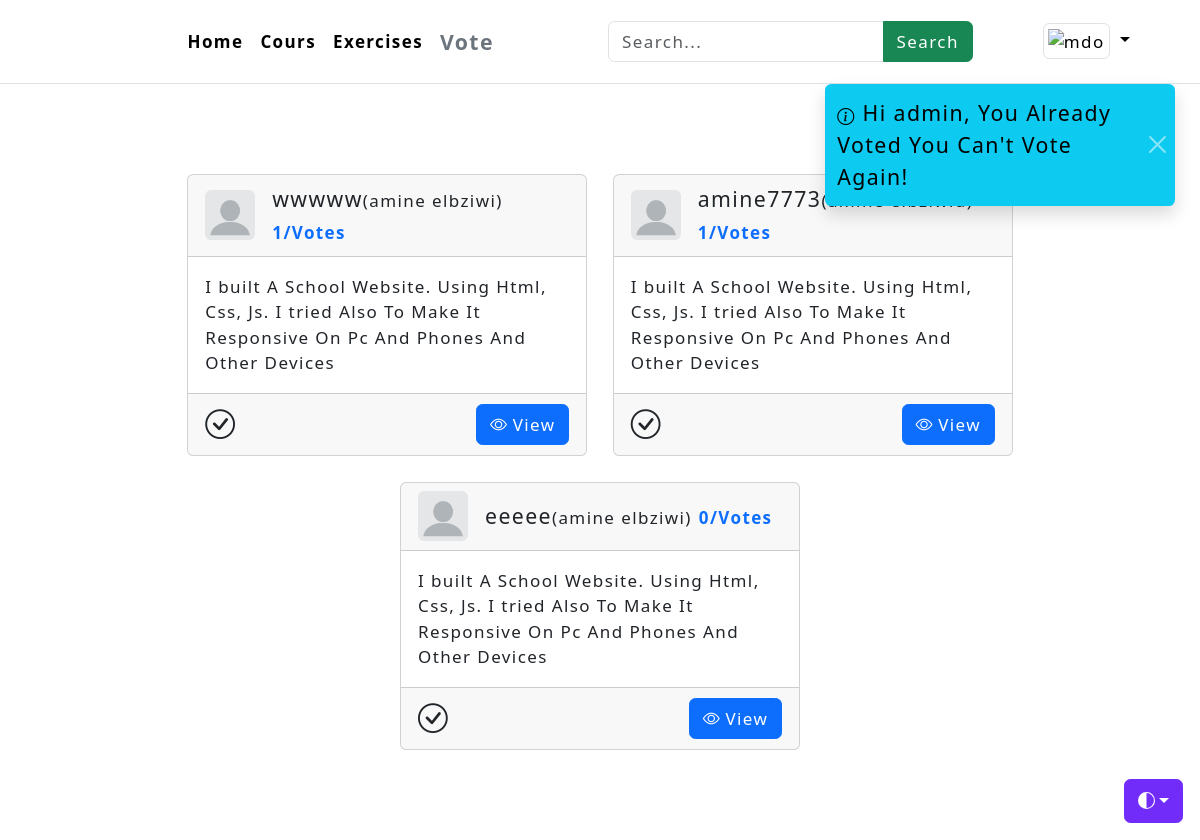
/mvc/public/vote (signed in), run on the app's committed database.
### tables this page shows
CREATE TABLE `votes` (
  `candidate` int(11) NOT NULL,
  `project` varchar(255) DEFAULT NULL,
  `description_project` varchar(255) DEFAULT NULL,
  `vote_count` int(11) NOT NULL DEFAULT 0
);

CREATE TABLE `users` (
  `user_id` int(11) NOT NULL,
  `username` varchar(255) NOT NULL,
  `full_name` varchar(255) DEFAULT NULL,
  `email` varchar(100) DEFAULT NULL,
  `password` varchar(100) DEFAULT NULL,
  `groupe_id` tinyint(1) NOT NULL,
  `register_date` date DEFAULT NULL,
  `user_img` varchar(100) DEFAULT NULL,
  `speciality_id` int(11) DEFAULT NULL,
  `address` varchar(255) DEFAULT NULL,
  `description` varchar(255) DEFAULT NULL,
  `country` varchar(255) DEFAULT NULL,
  `number` char(15) DEFAULT NULL,
  `voteOn` int(11) DEFAULT NULL
);

### mvc/app/core/Controller.php (called while the page is built, shortened)
<?php
Trait Controller
{
	public function view($name, $data = []) {
		$filename = "../app/views/".$name.".view.php";
		$page_name = $name;
		require file_exists($filename) ? $filename : "../app/views/404.view.php";
		require "../app/views/inc/dark_mode.view.php";
	}
}

### mvc/app/core/App.php (called while the page is built, shortened)
<?php
class App
{
	private $method 	= 'index';
	private function splitURL()
	{
		if (isset($_GET['url'])) {
			$URL = $_GET['url'];
			$URL = explode("/", trim($URL,"/"));
		} else {
			$URL = ['home'];
		}
		return $URL;
	}
	public function loadController()
	{
		$URL = $this->splitURL();
		$filename = "../app/controllers/".ucfirst($URL[0]).".php";
		if(file_exists($filename))
		{
			unset($URL[0]);
		}else{
			$filename = "../app/controllers/_404.php";
			require $filename;
			$this->controller = "_404";
		}
		$controller = new $this->controller;
		call_user_func_array([$controller,$this->method], [$URL]);
	}
}

### mvc/public/index.php (called while the page is built, shortened)
<?php
$app = new App;
$app->loadController();

### mvc/app/core/Database.php (called while the page is built, shortened)
<?php
Trait Database {
	public static $db;
	private function connect() {
		if (!static::$db) {
			$string = "mysql:host=localhost;dbname=school";
			$con = new PDO($string,'root','');
			return $con;
		}
		return static::$db;
	}
	public function query_info($query, $data = [], $action = 'fetchAll') {
		$con = $this->connect();
		$stm = $con->prepare($query);
		$stm->execute(array_values($data));
    $actions = ['fetch', 'fetchAll', 'rowCount'];
    if (in_array($action, $actions)) {
      return $stm->$action();
    }
    return 'error: wrong action';
	}
}

### mvc/app/core/Model.php (called while the page is built, shortened)
<?php
Trait Model {
  function selectInfo($field, $table, array $conditions=[], array $notConditions=[], $action='fetchAll', $order='') {
    $where = $this->whereHandling($conditions, $notConditions);
    $stm = "SELECT $field FROM $table $where $order";
    $values = array_merge(array_values($conditions), array_values($notConditions));
    $res = $this->query_info($stm, $values, $action);
    return $res;
  }
  function whereHandling($conditions, $notConditions) {
    $where = null;
    if (!empty($conditions)) {
      $where = array_map(fn ($val) => $val . ' = ?', array_keys($conditions));
      $where = ' WHERE ' . join(' AND ', $where);
    }
    $notWhere = null;
    if (!empty($notConditions)) {
      $notWhere = array_map(fn ($val) => $val . ' != ?', array_keys($notConditions));
      $whereExistense = !is_string($where) ? ' WHERE ' : ' AND ';
      $notWhere = $whereExistense . join(' AND ', $notWhere);
    }
    return $where . $notWhere;
  }
  function joinTables($field, $join, array $conditions=[], array $notConditions=[], $action='fetchAll', $order='', $limit='') {
    $where = $this->whereHandling($conditions, $notConditions);
    $stm = "SELECT $field $join $where $order $limit";
    $values = array_merge(array_values($conditions), array_values($notConditions));
    $res = $this->query_info($stm, $values, $action);
    return $res;
  }
}

### mvc/app/models/VoteM.php (called while the page is built, shortened)
<?php
class VoteM {
	public function getCandidates() {
    $join = "FROM users INNER JOIN votes on users.user_id = votes.candidate LEFT JOIN specialties on specialties.speciality_id = users.speciality_id";
		$this->candidates = $this->joinTables('*', $join, [], [], 'fetchAll', 'ORDER BY votes.vote_count DESC');
		return $this->candidates;
	}
	public function votedON(){
		return $this->selectInfo('voteOn', 'users', ['user_id'=>$_SESSION['user_id']], [], $action='fetch');
	}
}

### mvc/app/views/vote.view.php (the view, shortened to what this page needs)
<!DOCTYPE html>
<html lang="en">
<head>
  <link href="<?=ROOT?>/assets/css/bootstrap.min.css" rel="stylesheet">
  <link href="<?=ROOT?>/assets/icons/font/bootstrap-icons.css" rel="stylesheet">
  <link href="<?=ROOT?>/assets/css/style.css" rel="stylesheet">
</head>
  <body class="vote">
    <?php require './../app/views/inc/nav.view.php'?>
    <section style="padding: 90px 0;" class="position-relative">
      <?php if ($data['didVote']) :?>
        <div class="position-absolute z-1 top-0 end-0 me-4 toast align-items-center text-bg-info border-0 fade show" role="alert" aria-live="assertive" aria-atomic="true">
          <div class="d-flex">
            <div class="toast-body fs-5">
            <i class="bi bi-info-circle "></i> Hi <?=$_SESSION['username']?>, You Already Voted You Can't Vote Again!
            </div>
            <button type="button" class="btn-close btn-close-white me-2 m-auto" data-bs-dismiss="toast" aria-label="Close"></button>
          </div>
        </div>
      <?php endif; ?>
      <div class="container d-flex flex-wrap justify-content-center gap-4">
        <?php
        foreach($data['candidates'] as $candidate) :
        ?>
        <div class="card" style="max-width: 400px;">
          <div class="card-header d-flex align-items-center gap-3">
            <img src="<?=ROOT?>/uploads/default_img.png" class="rounded" style="width:50px;height:50px">
            <p class="m-0 fs-5" >
              <?=$candidate['username']?><span class="fs-6">(<?=$candidate['full_name']?>)</span>
              <span class="text-primary fw-bold"><?=$candidate['vote_count']?>/Votes</span>
            </p>
          </div>
          <div class="card-body">
            I built A School Website. Using Html, Css, Js. I tried Also To Make It Responsive On Pc And Phones And Other Devices
          </div>
          <div class="card-footer d-flex justify-content-end align-items-center gap-2">
            <?=isset($data['didVote']['voteOn']) && $data['didVote']['voteOn'] === $candidate['user_id']?'<i class="fs-3 me-auto text-success bi bi-check-circle-fill"></i>':'<i class="fs-3 me-auto bi bi-check-circle"></i>'?>
            <a style="width:fit-content" class="btn btn-primary d-flex align-items-center gap-1" href="<?=$candidate['project']?>">
              <i class="bi bi-eye"></i><span>View</span>
            </a>
          </div>
        </div>
        <?php
        endforeach;
        ?>
      </div>
    </section>
  </body>
</html>

### mvc/app/controllers/Vote.php (shortened to what this page needs)
<?php
class Vote
{
	public $data = [];
	public function index()
	{
		if (isset($_SESSION['user_id'])) {
			$vote = new VoteM;
			$vote->getCandidates();
			$this->data['candidates'] = $vote->candidates;
			$didVtedBefore = $vote->didVoteBefore($_SESSION['user_id']);
			$this->data['didVote'] = false;
			if ($didVtedBefore) {
				$this->data['didVote'] = $vote->votedON();;
			}
			$this->view('vote', $this->data);
		} else {
			header("Location: " . ROOT . "/Login");
			exit();
		}
	}
}

### mvc/app/views/inc/nav.view.php (shortened to what this page needs)
<header class="p-3 border-bottom">
  <div class="d-flex flex-wrap align-items-center justify-content-center justify-content-lg-start">
    <ul class="nav col-12 col-lg-auto me-lg-auto mb-2 justify-content-center mb-md-0 fw-bold align-items-center">
      <li><a href="<?=ROOT?>/home" class="nav-link px-2 <?=$page_name=='home'?'link-secondary fs-5':'link-body-emphasis'?>">Home</a></li>
      <li><a href="<?=ROOT?>/cours" class="nav-link px-2 <?=$page_name=='cours'?'link-secondary fs-5':'link-body-emphasis'?>">Cours</a></li>
      <li><a href="<?=ROOT?>/exercises" class="nav-link px-2 <?=$page_name=='exercises'?'link-secondary fs-5':'link-body-emphasis'?>">Exercises</a></li>
      <?php
        if (isset($_SESSION['username'])) {
      ?>
        <li><a href="<?=ROOT?>/vote" class="nav-link px-2 <?=$page_name=='vote'?'link-secondary fs-5':'link-body-emphasis'?>">Vote</a></li>
      <?php
        };
      ?>
    </ul>
    <form class="col-12 col-lg-auto ms-auto mb-3 mb-lg-0 me-lg-3" role="search">
      <div class="input-group">
        <input type="search" class="form-control" placeholder="Search..." aria-label="Search">
        <span class="btn btn-success input-group-text">Search</span>
      </div>
    </form>
    <?php
    if (isset($_SESSION['user_id'])) {
    ?>
    <div class="dropdown m-auto">
      <a href="#" class="d-block link-body-emphasis text-decoration-none dropdown-toggle" data-bs-toggle="dropdown" aria-expanded="false">
        <img class="img-thumbnail" src="<?=ROOT?>/uploads/<?=$_SESSION['user_img'] ?? 'default_img.png'?>" alt="mdo" width="70" height="70" class="rounded-circle">
      </a>
    </div>
    <?php
    } else {
      $root = ROOT;
      echo "<a href='$root/login' class='btn btn-primary'>Login</a>";
    }
    ?>
  </div>
</header>

### mvc/app/views/inc/dark_mode.view.php (shortened to what this page needs)
<div class="dropdown position-fixed bottom-0 end-0 mb-3 me-3 bd-mode-toggle">
  <button class="btn btn-bd-primary py-2 dropdown-toggle d-flex align-items-center"
          id="bd-theme"
          type="button"
          aria-expanded="false"
          data-bs-toggle="dropdown"
          aria-label="Toggle theme (auto)">
    <svg class="bi my-1 theme-icon-active" width="1em" height="1em"><use href="#circle-half"></use></svg>
  </button>
</div>

### mvc/public/assets/css/style.css (style rules this page uses)
* { letter-spacing: 1.4px; font-size: 17px; }
a { text-decoration: none; }
li { list-style: none; }
img { max-width: 100%; }

### mvc/app/views/inc/dark_mode.view.php (style rules this page uses)
.bi { vertical-align: -.125em; fill: currentColor; }
.btn-bd-primary { --bd-violet-bg: #712cf9; --bd-violet-rgb: 112.520718, 44.062154, 249.437846; --bs-btn-font-weight: 600; --bs-btn-color: var(--bs-white); --bs-btn-bg: var(--bd-violet-bg); --bs-btn-border-color: var(--bd-violet-bg); --bs-btn-hover-color: var(--bs-white); --bs-btn-hover-bg: #6528e0; --bs-btn-hover-border-color: #6528e0; --bs-btn-focus-shadow-rgb: var(--bd-violet-rgb); --bs-btn-active-color: var(--bs-btn-hover-color); --bs-btn-active-bg: #5a23c8; --bs-btn-active-border-color: #5a23c8; }
.bd-mode-toggle { z-index: 1500; }

### data on the page
votes: candidate.username "wwwww", candidate.full_name "amine elbziwi", vote_count "1"
votes: candidate.username "amine7773", vote_count "1"
votes: candidate.username "eeeee", candidate.full_name "amine elbziwi", vote_count "0"

### other printed values
$_SESSION['username'] "admin"
